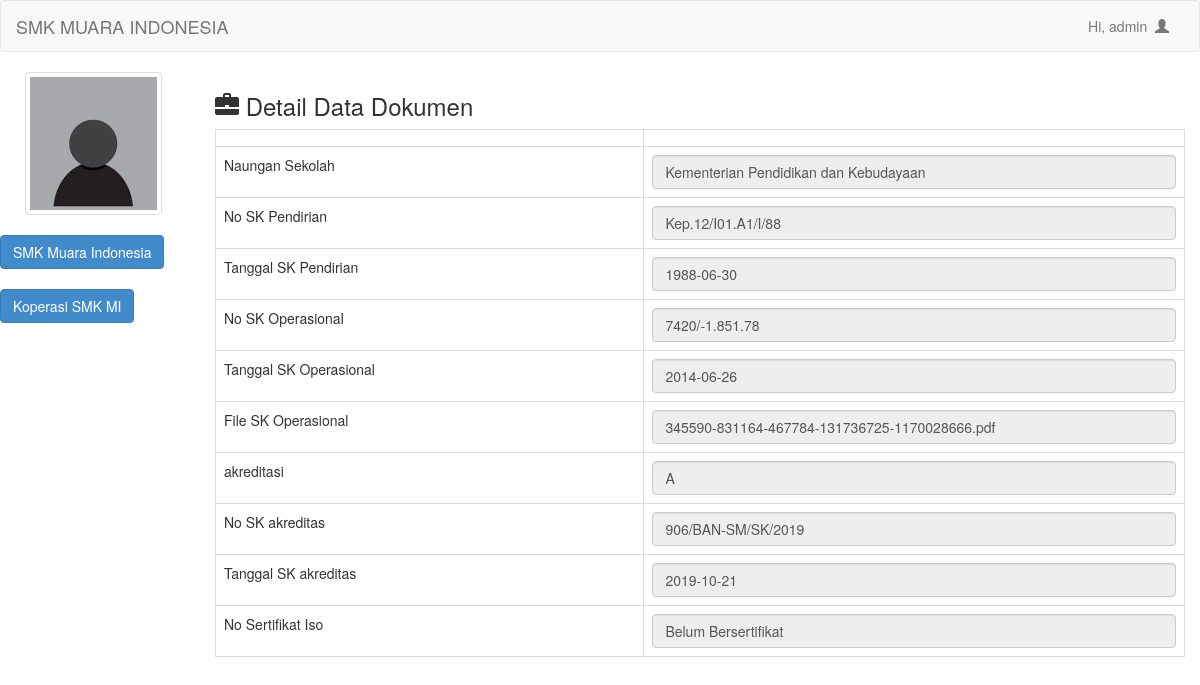
The app's page /base/admin/dokumen.php (signed in) with its own data.
### tables this page shows
CREATE TABLE `r_admin` (
  `id` int(11) NOT NULL,
  `username` text NOT NULL,
  `password` text NOT NULL,
  `nama` text NOT NULL
);

CREATE TABLE `db_document` (
  `id` int(11) NOT NULL,
  `naungan` text NOT NULL,
  `no_sk_pendirian` text NOT NULL,
  `tanggal_sk_pendirian` text NOT NULL,
  `no_sk_operasional` text NOT NULL,
  `tanggal_sk_operasional` text NOT NULL,
  `file_sk_operasional` text NOT NULL,
  `akreditasi` text NOT NULL,
  `no_sk_akreditas` text NOT NULL,
  `tanggal_sk_akreditas` text NOT NULL,
  `no_sertifikat_iso` text NOT NULL
);

### base/admin/dokumen.php (the view)
<?php
include "koneksi.php";
include "header.php";
?>
<h3><span class="glyphicon glyphicon-briefcase"></span>  Detail Data Dokumen</h3>
<?php
    $sId = mysqli_query($conn, "SELECT * FROM db_document");
    while($db = mysqli_fetch_array($sId)){
        ?>
        <table class="table table-hover table-bordered">
            <tr>
                <td></td>
                <td><input type="hidden" class="form-control" value="<?php echo $db['id'];?>" readonly></td>
            </tr>
            <tr>
                <td>Naungan Sekolah</td>
                <td><input type="text" class="form-control" value="<?php echo $db['naungan'];?>" readonly></td>
            </tr>
            <tr>
                <td>No SK Pendirian</td>
                <td><input type="text" class="form-control" value="<?php echo $db['no_sk_pendirian'];?>" readonly></td>
            </tr>
            <tr>
                <td>Tanggal SK Pendirian</td>
                <td><input type="text" class="form-control" value="<?php echo $db['tanggal_sk_pendirian'];?>" readonly></td>
            </tr>
            <tr>
                <td>No SK Operasional</td>
                <td><input type="text" class="form-control" value="<?php echo $db['no_sk_operasional'];?>" readonly></td>
            </tr>
            <tr>
                <td>Tanggal SK Operasional</td>
                <td><input type="text" class="form-control" value="<?php echo $db['tanggal_sk_operasional'];?>" readonly></td>
            </tr>
            <tr>
                <td>File SK Operasional</td>
                <td><input type="text" class="form-control" value="<?php echo $db['file_sk_operasional'];?>" readonly></td>
            </tr>
            <tr>
                <td>akreditasi</td>
                <td><input type="text" class="form-control" value="<?php echo $db['akreditasi'];?>" readonly></td>
            </tr>
            <tr>
                <td>No SK akreditas</td>
                <td><input type="text" class="form-control" value="<?php echo $db['no_sk_akreditas'];?>" readonly></td>
            </tr>
            <tr>
                <td>Tanggal SK akreditas</td>
                <td><input type="text" class="form-control" value="<?php echo $db['tanggal_sk_akreditas'];?>" readonly></td>
            </tr>
            <tr>
                <td>No Sertifikat Iso</td>
                <td><input type="text" class="form-control" value="<?php echo $db['no_sertifikat_iso'];?>" readonly></td>
            </tr>
        </table>
    <?php
}
?>
<?php
include "footer.php";
?>

### base/admin/header.php (shortened to what this page needs)
<!DOCTYPE html>
<html lang="en">
<head>
    <?php
    include "koneksi.php";
    ?>
    <link rel="stylesheet" href="../../assets/css/bootstrap.css" type="text/css">
    <link rel="stylesheet" href="../../assets/js/jquery-ui/jquery-ui.css" type="text/css">
</head>
    <body>
        <div id="layoutAuthentication">
            <div id="layoutAuthentication_content">
                <main>
                    <div class="navbar navbar-default">
                        <div class="container-fluid">
                            <div class="navbar-header">
                                <a href="https://www.smkmuaraindonesia.sch.id/" class="navbar-brand" target="_blank">SMK MUARA INDONESIA</a>
                            </div>
                            <div class="collapse navbar-collapse">
                                <ul class="nav navbar-nav navbar-right">
                                    <li><a href="#" class="dropdown-toggle" data-toggle="dropdown" role="button">Hi,
                                        <?php
                                        $query = mysqli_query($conn, "SELECT * FROM r_admin");
                                        if($dn = mysqli_fetch_array($query)){
                                            echo $_SESSION['nama'] = $dn['nama'];
                                    }?>&nbsp&nbsp<span class="glyphicon glyphicon-user"></span></a></li>
                                </ul>
                            </div>
                        </div>
                    </div>
                    <div class="col-md-2">
                        <div class="row">
                            <div class="col-xs-10" style="margin-left: 10px;">
					            <a class="thumbnail">
						        <img class="img-responsive" src="foto/profile.jpeg">
					        </a>
				         </div>
		                    <ul class="nav nav-pills nav-stacked">
                                    <button onclick="myFunctions()" class="dropbtns btn btn-primary">SMK Muara Indonesia</button>
                                <br><br>
                                    <button onclick="myFunctions2()" class="dropbtns btn btn-primary">Koperasi SMK MI</button>
		                    </ul>
                        </div>
                    </div>
                </main>
            </div>
        </div>
    <div class="col-md-10">

### base/admin/stylesheet.php (style rules this page uses)
.dropbtns { background-color: #3498DB; color: white; padding: 10px; font-size: 16px; border: none; cursor: pointer; }

### records on screen
r_admin: nama "admin"
db_document: naungan "Kementerian Pendidikan dan Kebudayaan", no_sk_pendirian "Kep.12/I01.A1/I/88", tanggal_sk_pendirian "1988-06-30", no_sk_operasional "7420/-1.851.78", tanggal_sk_operasional "2014-06-26", file_sk_operasional "345590-831164-467784-131736725-1170028666.pdf", akreditasi "A", no_sk_akreditas "906/BAN-SM/SK/2019", tanggal_sk_akreditas "2019-10-21", no_sertifikat_iso "Belum Bersertifikat"
